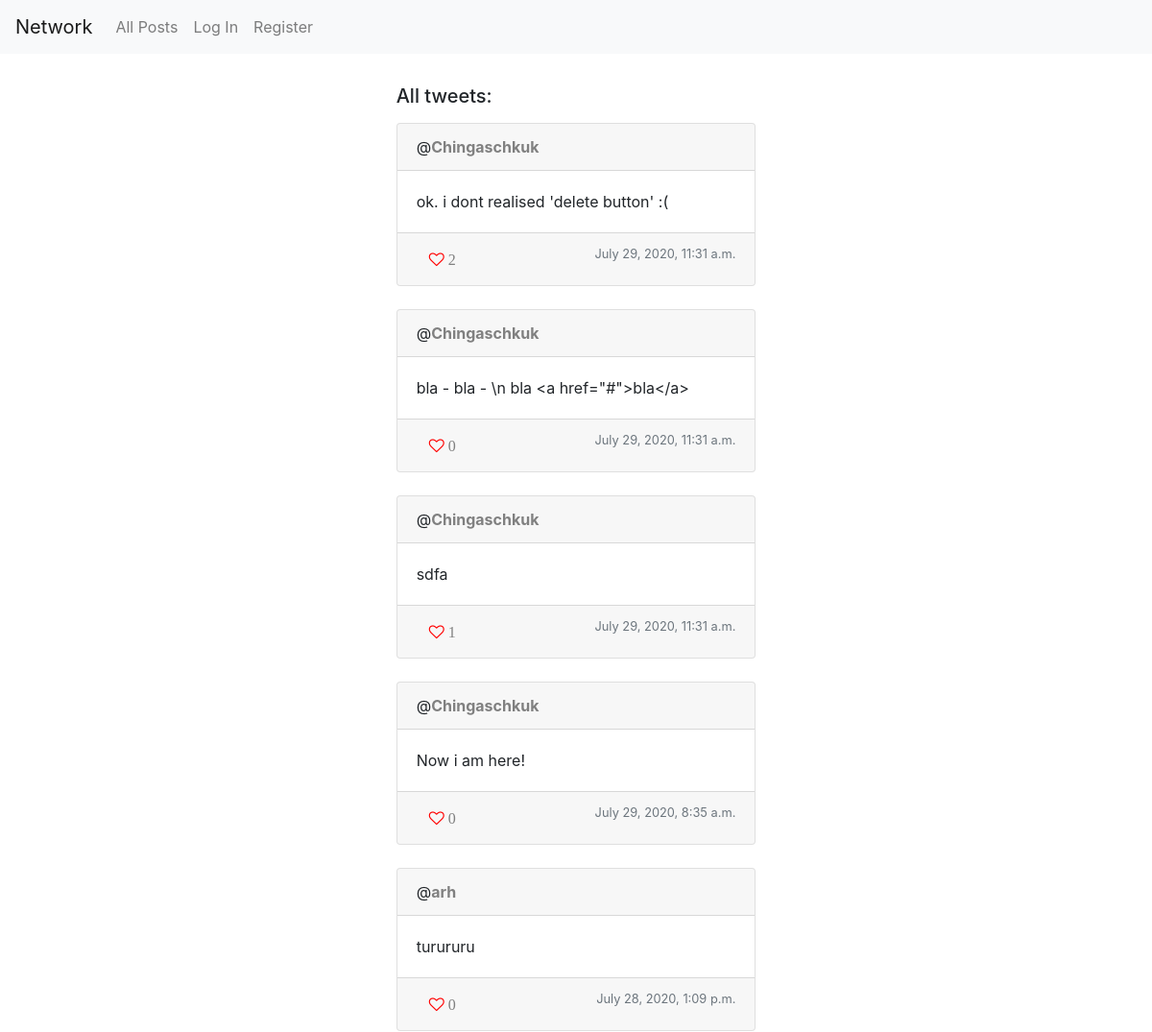
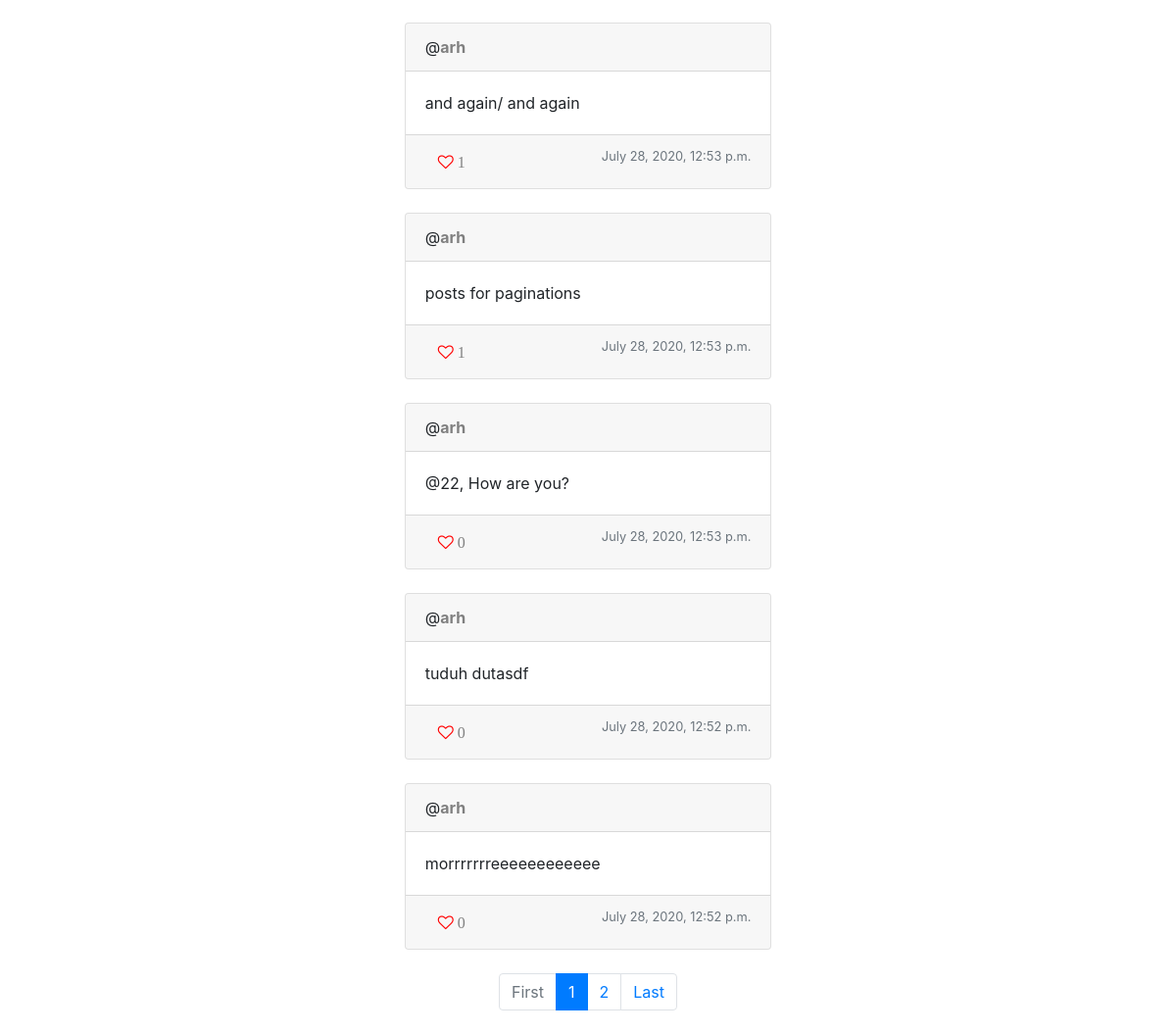
The page / on the database its author committed (2 pictures, top to bottom).
### network/models.py (models this page shows, shortened)
class Tweet(models.Model):
    body = models.CharField(max_length=256)
    created_on = models.DateTimeField(auto_now_add=True)
    owner = models.ForeignKey(User, on_delete=models.CASCADE, related_name='tweets')
    likes = models.ManyToManyField(User, blank=True, related_name='favs')
    class Meta:
        ordering = ['-created_on']

class User(AbstractUser):
    folowing = models.ManyToManyField('User', blank=True, related_name='folowers')
    pass

### network/views.py (the view)
# urls.py: path("", views.index, name="index"),
def index(request):
    if request.method == "POST":
        form = NewTweet(request.POST)
        if form.is_valid():
            Tweet.objects.create(owner=request.user, body=form.cleaned_data['body'])
            return HttpResponseRedirect(reverse("tweets:index"))
    else:
        form = NewTweet()
    tweets = Tweet.objects.all()
    paginator = Paginator(tweets, 10)
    page_number = request.GET.get('page')
    tweets_on_page = paginator.get_page(page_number)
    return render(request, "network/index.html", {
            "form": form,
            "title": "All tweets:",
            "userpage": None,
            "tweets_page": tweets_on_page
        })

### network/templates/network/index.html (shortened to what this page needs)
{% extends "network/layout.html" %}
{% load static %}
{% block body %}
  <div class="row justify-content-center p-2">
    <div class="col-12 col-sm-10 col-md-6 col-lg-4">
    <div class="pt-4 pb-2">
        <h5 id="title_block">{{ title }}</h5>
    </div>
    {% for tweet in tweets_page %}
      <div class="row-justify pb-4">
        <div class="card">
          <div class="card-header">
            @<a href="{% url 'tweets:user' tweet.owner.id %}" class="hrefuser">{{ tweet.owner }}</a>
          </div>
          <div id="body_{{ tweet.id }}" class="card-body">
            <div id="text_{{ tweet.id }}" data-body="{{ tweet.body }}" class="card-text">
                <span>{{ tweet.body }}</span>
            </div>
          </div>
          <div class="card-footer">
            {% if user in tweet.likes.all %}
                <button class="btn btn-default fa fa-heart likes" data-id="{{ tweet.id }}" style="color:red;">
            {% else %}
                <button class="btn btn-default fa fa-heart-o likes" data-id="{{ tweet.id }}" style="color:red;">
            {% endif %}
              <span id="likes_for_{{ tweet.id }}" style="color:gray;">{{ tweet.likes.all | length }}</span>
            </button>
            <span class="text-muted float-right" style="font-size: 80%;">{{ tweet.created_on }}</span>
          </div>
        </div>
      </div>
    {% endfor %}
    <nav aria-label="navigation">
      <ul class="pagination justify-content-center">
        {% if tweets_page.has_previous %}
          <li class="page-item">
            <a class="page-link" href="?page=1}">First</a>
          </li>
          <li class="page-item">
            <a class="page-link" href="?page={{ tweets_page.previous_page_number }}">{{ tweets_page.previous_page_number }}</a>
          </li>
        {% else %}
          <li class="page-item disabled">
            <a class="page-link" href="#" tabindex="-1">First</a>
          </li>
        {% endif %}
        <li class="page-item active">
            <a class="page-link" href="#">{{ tweets_page.number }}</a>
        </li>
        {% if tweets_page.has_next %}
          <li class="page-item">
            <a class="page-link" href="?page={{ tweets_page.next_page_number }}">{{ tweets_page.next_page_number }}</a>
          </li>
          <li class="page-item">
            <a class="page-link" href="?page={{ tweets_page.paginator.num_pages }}">Last</a>
          </li>
        {% else %}
          <li class="page-item disabled">
            <a class="page-link" href="?page={{ tweets_page.paginator.num_pages }}">Last</a>
          </li>
        {% endif %}
      </ul>
    </nav>
    </div>
  </div>
{% endblock %}

### network/static/network/styles.css (style rules this page uses)
.hrefuser { font-weight:bold; color:gray; }

### rows shown on the page
Tweet: owner "Chingaschkuk", body "ok. i dont realised 'delete button' :(", likes.all|length "2", created_on "July 29, 2020, 11:31 a.m."
Tweet: owner "Chingaschkuk", body "bla - bla - \\n bla <a href=\"#\">bla</a>", likes.all|length "0", created_on "July 29, 2020, 11:31 a.m."
Tweet: owner "Chingaschkuk", body "sdfa", likes.all|length "1", created_on "July 29, 2020, 11:31 a.m."
Tweet: owner "Chingaschkuk", body "Now i am here!", likes.all|length "0", created_on "July 29, 2020, 8:35 a.m."
Tweet: owner "arh", body "turururu", likes.all|length "0", created_on "July 28, 2020, 1:09 p.m."
Tweet: owner "arh", body "and again/ and again", likes.all|length "1", created_on "July 28, 2020, 12:53 p.m."
Tweet: owner "arh", body "posts for paginations", likes.all|length "1", created_on "July 28, 2020, 12:53 p.m."
Tweet: owner "arh", body "@22, How are you?", likes.all|length "0", created_on "July 28, 2020, 12:53 p.m."
Tweet: owner "arh", body "tuduh dutasdf", likes.all|length "0", created_on "July 28, 2020, 12:52 p.m."
Tweet: owner "arh", body "morrrrrrreeeeeeeeeeee", likes.all|length "0", created_on "July 28, 2020, 12:52 p.m."

### other values the page prints
{{ title }} "All tweets:"
{{ tweets_page.number }} "1"
{{ tweets_page.next_page_number }} "2"
